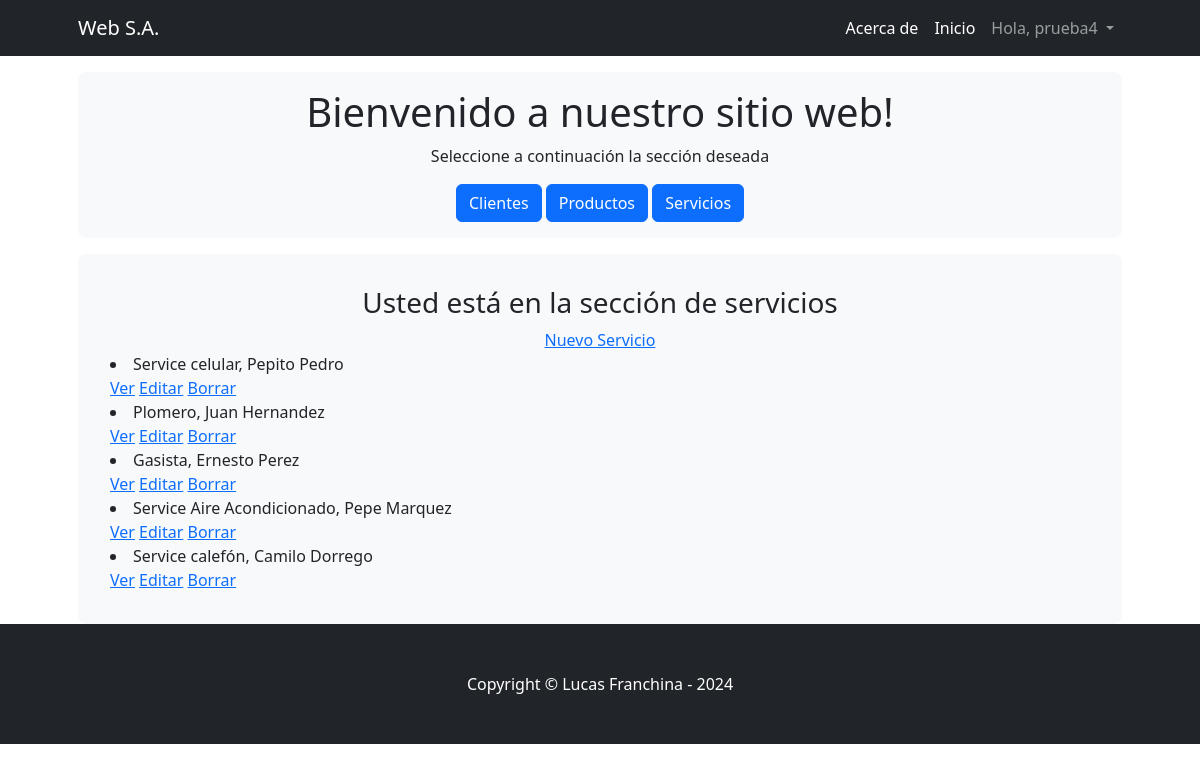
The app's page /Appventas/servicios/ (signed in) with its own data.
### Appventas/models.py (models this page shows, shortened)
class Servicios(models.Model):
    servicio = models.CharField(max_length=30)
    precio = models.IntegerField()
    proveedor = models.CharField(max_length=30)
    class Meta:
        verbose_name = "Servicio"
        verbose_name_plural = "Servicios"

### Appventas/views.py (the view)
# urls.py: path('servicios/', views.servicioslistview.as_view(), name='listaservicios'),
class servicioslistview(LoginRequiredMixin, ListView):
    model = Servicios
    template_name = 'appventas/servicios.html'

### Appventas/templates/appventas/servicios.html (shortened to what this page needs)
<!DOCTYPE html>
<html lang="en">
<head>
</head>
<body>
    {% extends "appventas/padre.html" %}
    {% load static %}
    {% block contenidoQueCambia %}
    <div class="container px-lg-5">
        <div class="p-2 p-lg-3 bg-light rounded-3 text-center">
            <div class="m-2 m-lg-3">
                <h3>Usted está en la sección de servicios</h3>
                <a href="{% url 'nuevoservicio' %}">Nuevo Servicio</a>
                <div style="text-align: left;">
                {% for servicio in servicios_list %}
                <li>{{servicio.servicio}}, {{servicio.proveedor}}</li>
                <a href="{% url 'serviciosdetalle' servicio.pk %}">Ver</a> <a href="{% url 'servicioseditar' servicio.pk %}">Editar</a> <a href="{% url 'serviciosborrar' servicio.pk %}">Borrar</a>
                {% endfor %}
            </div>
            </div>
        </div>
    </div>
    {% endblock %}

### Appventas/templates/appventas/padre.html (shortened to what this page needs)
{% load static %}
<!DOCTYPE html>
<html lang="en">
    <head>
        <link href="https://cdn.jsdelivr.net/npm/bootstrap-icons@1.4.1/font/bootstrap-icons.css" rel="stylesheet" />
        <link href="{% static 'appventas/css/styles.css' %}" rel="stylesheet" />
    </head>
    <body>
        <nav class="navbar navbar-expand-lg navbar-dark bg-dark">
            <div class="container px-lg-5">
                <a class="navbar-brand" href="{% url 'inicio' %}">Web S.A.</a>
                <div class="collapse navbar-collapse" id="navbarSupportedContent">
                    <ul class="navbar-nav ms-auto mb-2 mb-lg-0">
                        <li class="nav-item"><a class="nav-link active" aria-current="page" href="{% url 'about' %}">Acerca de</a></li>
                        <li class="nav-item"><a class="nav-link active" aria-current="page" href="{% url 'inicio' %}">Inicio</a></li>
                        <li class="nav-item dropdown">
                            <a class="nav-link dropdown-toggle" href="#" id="navbarDropdown" role="button" data-bs-toggle="dropdown" aria-expanded="false">
                                {% if user.is_authenticated %}
                                    Hola, {{ user.username }}
                                {% else %}
                                    Usuario
                                {% endif %}
                            </a>
                        </li>
                    </ul>
                </div>
            </div>
        </nav>
        <header class="py-3">
            <div class="container px-lg-5">
                <div class="p-1 p-lg-2 bg-light rounded-3 text-center">
                    <div class="m-1 m-lg-2">
                        <h1 class="custom-heading">Bienvenido a nuestro sitio web!</h1>
                        <p class="custom-paragraph">Seleccione a continuación la sección deseada</p>
                        <a class="btn btn-primary custom-button" href="{% url 'listaclientes' %}">Clientes</a>
                        <a class="btn btn-primary custom-button" href="{% url 'listaproductos' %}">Productos</a>
                        <a class="btn btn-primary custom-button" href="{% url 'listaservicios' %}">Servicios</a>
                    </div>
                </div>
            </div>
        </header>
        {% block contenidoQueCambia %}{% endblock %}
        <footer class="py-5 bg-dark">
            <div class="container"><p class="m-0 text-center text-white">Copyright &copy; Lucas Franchina - 2024</p></div>
        </footer>
    </body>
</html>

### records on screen
Servicios: servicio "Service celular", proveedor "Pepito Pedro"
Servicios: servicio "Plomero", proveedor "Juan Hernandez"
Servicios: servicio "Gasista", proveedor "Ernesto Perez"
Servicios: servicio "Service Aire Acondicionado", proveedor "Pepe Marquez"
Servicios: servicio "Service calefón", proveedor "Camilo Dorrego"

### other values on screen
{{ user.username }} "prueba4"
